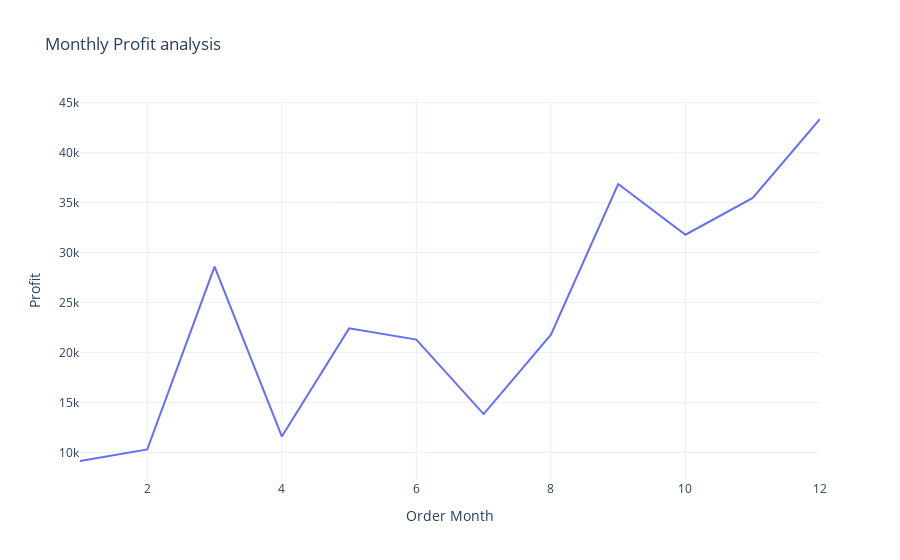

Write notebook code for a chart like this one.
### Code cell
fig=px.line(profit_by_month,x='Order Month' , y = 'Profit' , title='Monthly Profit analysis')

fig.show()

### Figure 1 — Plotly figure (JSON) as saved in the notebook; plotly's stock layout.template omitted (floating-point values rounded to 4 significant figures)
{"data": [{"hovertemplate": "Order Month=%{x}<br>Profit=%{y}<extra></extra>", "legendgroup": "", "line": {"color": "#636efa", "dash": "solid"}, "marker": {"symbol": "circle"}, "mode": "lines", "name": "", "orientation": "v", "showlegend": false, "type": "scatter", "x": [1, 2, 3, 4, 5, 6, 7, 8, 9, 10, 11, 12], "xaxis": "x", "y": [9134.0, 10290.0, 28590.0, 11590.0, 22410.0, 21290.0, 13830.0, 21780.0, 36860.0, 31780.0, 35470.0, 43370.0], "yaxis": "y"}], "layout": {"legend": {"tracegroupgap": 0}, "title": {"text": "Monthly Profit analysis"}, "xaxis": {"anchor": "y", "domain": [0, 1], "title": {"text": "Order Month"}}, "yaxis": {"anchor": "x", "domain": [0, 1], "title": {"text": "Profit"}}}}
